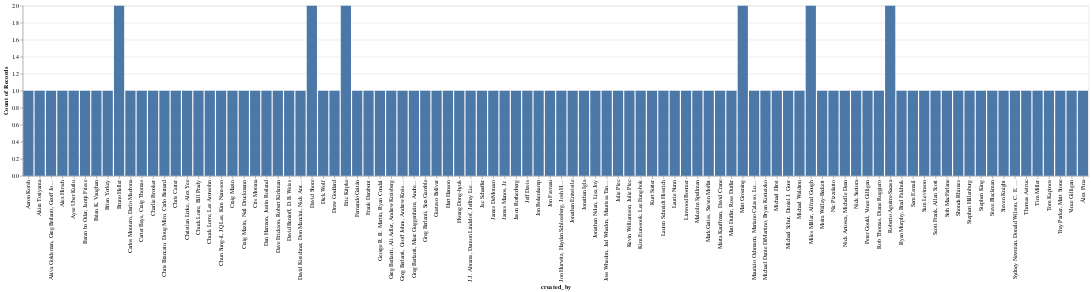

The notebook cell saved with this chart:
### Code cell
# Identify the most prolific TV show creators or production companies based on the number of shows they have created.
# print(tvseries_df["created_by"])
# print(tvseries_df.dtypes)
alt.Chart(tvseries_df.head(100)).mark_bar().encode(
    x='created_by',
    y='count()'
).interactive()
# .transform_filter(
    # datum.year == 2000
# )


# alt.Chart().mark_bar().encode(
#     y='created_by',
#     x='number_of_seasons'
# )

### Figure 1 — Vega specification as saved in the notebook (floating-point values rounded to 4 significant figures)
{"$schema": "https://vega.github.io/schema/vega/v5.json", "data": [{"name": "param_2_store"}, {"name": "source_0", "values": [{"__count": 1, "created_by": "David Benioff, D.B. Weiss"}, {"__count": 1, "created_by": "Álex Pina"}, {"__count": 1, "created_by": "Matt Duffer, Ross Duffer"}, {"__count": 1, "created_by": "Frank Darabont"}, {"__count": 1, "created_by": "Tom Kapinos"}, {"__count": 2, "created_by": "Roberto Aguirre-Sacasa"}, {"__count": 1, "created_by": "Hwang Dong-hyuk"}, {"__count": 1, "created_by": "Vince Gilligan"}, {"__count": 2, "created_by": "David Shore"}, {"__count": 1, "created_by": "Jac Schaeffer"}, {"__count": 1, "created_by": "Greg Berlanti, Geoff Johns, Andrew Kreisberg"}, {"__count": 1, "created_by": "Chuck Lorre, Bill Prady"}, {"__count": 1, "created_by": "Michael Waldron"}, {"__count": 1, "created_by": "Shonda Rhimes"}, {"__count": 1, "created_by": "Jon Favreau"}, {"__count": 2, "created_by": "Matt Groening"}, {"__count": 1, "created_by": "Sam Levinson"}, {"__count": 1, "created_by": "Steve Blackman"}, {"__count": 1, "created_by": "Steven Knight"}, {"__count": 1, "created_by": "Carlos Montero, Darío Madrona"}, {"__count": 2, "created_by": "Eric Kripke"}, {"__count": 1, "created_by": "Dan Harmon, Justin Roiland"}, {"__count": 1, "created_by": "Kevin Williamson, Julie Plec"}, {"__count": 1, "created_by": "Malcolm Spellman"}, {"__count": 1, "created_by": "Jason Rothenberg"}, {"__count": 2, "created_by": "Miles Millar, Alfred Gough"}, {"__count": 1, "created_by": "Marta Kauffman, David Crane"}, {"__count": 1, "created_by": "Laurie Nunn"}, {"__count": 1, "created_by": "Michael Hirst"}, {"__count": 1, "created_by": "Baran bo Odar, Jantje Friese"}, {"__count": 1, "created_by": "Jon Hurwitz, Hayden Schlossberg, Josh Heald"}, {"__count": 1, "created_by": "Greg Berlanti, Marc Guggenheim, Andrew Kreisberg"}, {"__count": 1, "created_by": "Craig Mazin"}, {"__count": 1, "created_by": "Ryan Murphy, Brad Falchuk"}, {"__count": 1, "created_by": "Lauren Schmidt Hissrich"}, {"__count": 1, "created_by": "Cris Morena"}, {"__count": 1, "created_by": "Jonathan Nolan, Lisa Joy"}, {"__count": 1, "created_by": "Nick Antosca, Michelle Dean"}, {"__count": 1, "created_by": "Mark Gatiss, Steven Moffat"}, {"__count": 1, "created_by": "Dave Erickson, Robert Kirkman"}, {"__count": 1, "created_by": "Aaron Korsh"}, {"__count": 1, "created_by": "Moira Walley-Beckett"}, {"__count": 1, "created_by": "Charlie Brooker"}, {"__count": 1, "created_by": "Carter Bays, Craig Thomas"}, {"__count": 1, "created_by": "Peter Gould, Vince Gilligan"}, {"__count": 1, "created_by": "Thomas Astruc"}, {"__count": 1, "created_by": "Sam Esmail"}, {"__count": 1, "created_by": "Akira Toriyama"}, {"__count": 1, "created_by": "Craig Mazin, Neil Druckmann"}, {"__count": 1, "created_by": "Drew Goddard"}, {"__count": 1, "created_by": "Greg Berlanti, Ali Adler, Andrew Kreisberg"}, {"__count": 1, "created_by": "Linwood Boomer"}, {"__count": 1, "created_by": "Seth MacFarlane"}, {"__count": 1, "created_by": "Brian Yorkey"}, {"__count": 1, "created_by": "Trey Parker, Matt Stone"}, {"__count": 1, "created_by": "Scott Frank, Allan Scott"}, {"__count": 1, "created_by": "David Kirschner, Don Mancini, Nick Antosca"}, {"__count": 1, "created_by": "Nick Santora"}, {"__count": 1, "created_by": "James Manos, Jr."}, {"__count": 1, "created_by": "J.J. Abrams, Damon Lindelof, Jeffrey Lieber"}, {"__count": 1, "created_by": "Michael Dante DiMartino, Bryan Konietzko"}, {"__count": 1, "created_by": "Jeff Davis"}, {"__count": 1, "created_by": "George R. R. Martin, Ryan Condal"}, {"__count": 1, "created_by": "Dick Wolf"}, {"__count": 2, "created_by": "Bruno Heller"}, {"__count": 1, "created_by": "Brian K. Vaughan"}, {"__count": 1, "created_by": "Christian Linke, Alex Yee"}, {"__count": 1, "created_by": "Chun Sung-il, JQ Lee, Kim Nam-soo"}, {"__count": 1, "created_by": "Joss Whedon, Jed Whedon, Maurissa Tancharoen"}, {"__count": 1, "created_by": "James DeMonaco"}, {"__count": 1, "created_by": "Fernando Gaitán"}, {"__count": 1, "created_by": "Julie Plec"}, {"__count": 1, "created_by": "Ayse Uber Kutlu"}, {"__count": 1, "created_by": "Hart Hanson"}, {"__count": 1, "created_by": "Jonathan Igla"}, {"__count": 1, "created_by": "Michael Schur, Daniel J. Goor"}, {"__count": 1, "created_by": "Chuck Lorre, Lee Aronsohn"}, {"__count": 1, "created_by": "Jon Bokenkamp"}, {"__count": 1, "created_by": "Tim Miller"}, {"__count": 1, "created_by": "Stephen King"}, {"__count": 1, "created_by": "Greg Berlanti, Sera Gamble"}, {"__count": 1, "created_by": "Nic Pizzolatto"}, {"__count": 1, "created_by": "Jonathan Entwistle"}, {"__count": 1, "created_by": "Mauricio Ochmann, Mariano Calasso, Luis Zelkowicz"}, {"__count": 1, "created_by": "Stephen Hillenburg"}, {"__count": 1, "created_by": "Chris Carter"}, {"__count": 1, "created_by": "Gustavo Bolívar"}, {"__count": 1, "created_by": "Sydney Newman, Donald Wilson, C. E. Webber"}, {"__count": 1, "created_by": "Rob Thomas, Diane Ruggiero"}, {"__count": 1, "created_by": "Kurt Sutter"}, {"__count": 1, "created_by": "Kim Eun-sook, Lee Eung-bok"}, {"__count": 1, "created_by": "Alex Hirsch"}, {"__count": 1, "created_by": "Chris Brancato, Doug Miro, Carlo Bernard"}, {"__count": 1, "created_by": "Akiva Goldsman, Greg Berlanti, Geoff Johns"}]}, {"name": "source_0_x_domain_created_by", "values": [{"created_by": "David Benioff, D.B. Weiss"}, {"created_by": "Álex Pina"}, {"created_by": "Matt Duffer, Ross Duffer"}, {"created_by": "Frank Darabont"}, {"created_by": "Tom Kapinos"}, {"created_by": "Roberto Aguirre-Sacasa"}, {"created_by": "Hwang Dong-hyuk"}, {"created_by": "Vince Gilligan"}, {"created_by": "David Shore"}, {"created_by": "Jac Schaeffer"}, {"created_by": "Greg Berlanti, Geoff Johns, Andrew Kreisberg"}, {"created_by": "Chuck Lorre, Bill Prady"}, {"created_by": "Michael Waldron"}, {"created_by": "Shonda Rhimes"}, {"created_by": "Jon Favreau"}, {"created_by": "Matt Groening"}, {"created_by": "Sam Levinson"}, {"created_by": "Steve Blackman"}, {"created_by": "Steven Knight"}, {"created_by": "Carlos Montero, Darío Madrona"}, {"created_by": "Eric Kripke"}, {"created_by": "Dan Harmon, Justin Roiland"}, {"created_by": "Kevin Williamson, Julie Plec"}, {"created_by": "Malcolm Spellman"}, {"created_by": "Jason Rothenberg"}, {"created_by": "Miles Millar, Alfred Gough"}, {"created_by": "Marta Kauffman, David Crane"}, {"created_by": "Laurie Nunn"}, {"created_by": "Michael Hirst"}, {"created_by": "Baran bo Odar, Jantje Friese"}, {"created_by": "Jon Hurwitz, Hayden Schlossberg, Josh Heald"}, {"created_by": "Greg Berlanti, Marc Guggenheim, Andrew Kreisberg"}, {"created_by": "Craig Mazin"}, {"created_by": "Ryan Murphy, Brad Falchuk"}, {"created_by": "Lauren Schmidt Hissrich"}, {"created_by": "Cris Morena"}, {"created_by": "Jonathan Nolan, Lisa Joy"}, {"created_by": "Nick Antosca, Michelle Dean"}, {"created_by": "Mark Gatiss, Steven Moffat"}, {"created_by": "Dave Erickson, Robert Kirkman"}, {"created_by": "Aaron Korsh"}, {"created_by": "Moira Walley-Beckett"}, {"created_by": "Charlie Brooker"}, {"created_by": "Carter Bays, Craig Thomas"}, {"created_by": "Peter Gould, Vince Gilligan"}, {"created_by": "Thomas Astruc"}, {"created_by": "Sam Esmail"}, {"created_by": "Akira Toriyama"}, {"created_by": "Craig Mazin, Neil Druckmann"}, {"created_by": "Drew Goddard"}, {"created_by": "Greg Berlanti, Ali Adler, Andrew Kreisberg"}, {"created_by": "Linwood Boomer"}, {"created_by": "Seth MacFarlane"}, {"created_by": "Brian Yorkey"}, {"created_by": "Trey Parker, Matt Stone"}, {"created_by": "Scott Frank, Allan Scott"}, {"created_by": "David Kirschner, Don Mancini, Nick Antosca"}, {"created_by": "Nick Santora"}, {"created_by": "James Manos, Jr."}, {"created_by": "J.J. Abrams, Damon Lindelof, Jeffrey Lieber"}, {"created_by": "Michael Dante DiMartino, Bryan Konietzko"}, {"created_by": "Jeff Davis"}, {"created_by": "George R. R. Martin, Ryan Condal"}, {"created_by": "Dick Wolf"}, {"created_by": "Bruno Heller"}, {"created_by": "Brian K. Vaughan"}, {"created_by": "Christian Linke, Alex Yee"}, {"created_by": "Chun Sung-il, JQ Lee, Kim Nam-soo"}, {"created_by": "Joss Whedon, Jed Whedon, Maurissa Tancharoen"}, {"created_by": "James DeMonaco"}, {"created_by": "Fernando Gaitán"}, {"created_by": "Julie Plec"}, {"created_by": "Ayse Uber Kutlu"}, {"created_by": "Hart Hanson"}, {"created_by": "Jonathan Igla"}, {"created_by": "Michael Schur, Daniel J. Goor"}, {"created_by": "Chuck Lorre, Lee Aronsohn"}, {"created_by": "Jon Bokenkamp"}, {"created_by": "Tim Miller"}, {"created_by": "Stephen King"}, {"created_by": "Greg Berlanti, Sera Gamble"}, {"created_by": "Nic Pizzolatto"}, {"created_by": "Jonathan Entwistle"}, {"created_by": "Mauricio Ochmann, Mariano Calasso, Luis Zelkowicz"}, {"created_by": "Stephen Hillenburg"}, {"created_by": "Chris Carter"}, {"created_by": "Gustavo Bolívar"}, {"created_by": "Sydney Newman, Donald Wilson, C. E. Webber"}, {"created_by": "Rob Thomas, Diane Ruggiero"}, {"created_by": "Kurt Sutter"}, {"created_by": "Kim Eun-sook, Lee Eung-bok"}, {"created_by": "Alex Hirsch"}, {"created_by": "Chris Brancato, Doug Miro, Carlo Bernard"}, {"created_by": "Akiva Goldsman, Greg Berlanti, Geoff Johns"}]}, {"name": "source_0_y_domain___count", "values": [{"min": 1, "max": 2}]}], "signals": [{"name": "x_step", "value": 20}, {"name": "width", "update": "bandspace(domain('x').length, 0.1, 0.05) * x_step"}, {"name": "unit", "value": {}, "on": [{"events": "pointermove", "update": "isTuple(group()) ? group() : unit"}]}, {"name": "param_2", "update": "vlSelectionResolve(\"param_2_store\", \"union\")"}, {"name": "param_2_created_by", "on": [{"events": [{"source": "view", "type": "dblclick"}], "update": "null"}, {"events": {"signal": "param_2_translate_delta"}, "update": "panLinear(param_2_translate_anchor.extent_x, -param_2_translate_delta.x / width)"}, {"events": {"signal": "param_2_zoom_delta"}, "update": "zoomLinear(domain(\"x\"), param_2_zoom_anchor.x, param_2_zoom_delta)"}]}, {"name": "param_2_tuple", "on": [{"events": [{"signal": "param_2_created_by"}], "update": "param_2_created_by ? {unit: \"\", fields: param_2_tuple_fields, values: [param_2_created_by]} : null"}]}, {"name": "param_2_tuple_fields", "value": [{"field": "created_by", "channel": "x", "type": "E"}]}, {"name": "param_2_translate_anchor", "value": {}, "on": [{"events": [{"source": "scope", "type": "pointerdown"}], "update": "{x: x(unit), y: y(unit), extent_x: domain(\"x\")}"}]}, {"name": "param_2_translate_delta", "value": {}, "on": [{"events": [{"source": "window", "between": [{"source": "scope", "type": "pointerdown"}, {"source": "window", "type": "pointerup"}], "consume": true, "type": "pointermove"}], "update": "{x: param_2_translate_anchor.x - x(unit), y: param_2_translate_anchor.y - y(unit)}"}]}, {"name": "param_2_zoom_anchor", "on": [{"events": [{"source": "scope", "consume": true, "type": "wheel"}], "update": "{x: invert(\"x\", x(unit)), y: invert(\"y\", y(unit))}"}]}, {"name": "param_2_zoom_delta", "on": [{"events": [{"source": "scope", "type": "wheel", "consume": true}], "update": "pow(1.001, event.deltaY * pow(16, event.deltaMode))", "force": true}]}, {"name": "param_2_modify", "on": [{"events": {"signal": "param_2_tuple"}, "update": "modify(\"param_2_store\", param_2_tuple, true)"}]}], "marks": [{"type": "rect", "name": "marks", "from": {"data": "source_0"}, "encode": {"update": {"x": {"field": "created_by", "scale": "x"}, "description": {"signal": "\"created_by: \" + (isValid(datum[\"created_by\"]) ? datum[\"created_by\"] : \"\"+datum[\"created_by\"]) + \"; Count of Records: \" + (format(datum[\"__count\"], \"\"))"}, "width": {"signal": "max(0.25, bandwidth('x'))"}, "y2": {"value": 0, "scale": "y"}, "fill": {"value": "#4c78a8"}, "ariaRoleDescription": {"value": "bar"}, "y": {"field": "__count", "scale": "y"}}}, "style": ["bar"], "interactive": true}], "scales": [{"name": "x", "type": "band", "domain": {"data": "source_0_x_domain_created_by", "field": "created_by", "sort": true}, "range": {"step": {"signal": "x_step"}}, "paddingOuter": 0.05, "paddingInner": 0.1}, {"name": "y", "type": "linear", "domain": [{"signal": "(data(\"source_0_y_domain___count\")[0] || {}).min"}, {"signal": "(data(\"source_0_y_domain___count\")[0] || {}).max"}], "range": [{"signal": "height"}, 0], "zero": true, "nice": true}], "axes": [{"scale": "y", "orient": "left", "aria": false, "tickCount": {"signal": "ceil(height/40)"}, "maxExtent": 0, "gridScale": "x", "grid": true, "domain": false, "minExtent": 0, "labels": false, "ticks": false, "zindex": 0}, {"scale": "x", "labelBaseline": "middle", "labelAngle": 270, "orient": "bottom", "title": "created_by", "labelAlign": "right", "zindex": 0, "grid": false}, {"scale": "y", "labelOverlap": true, "grid": false, "tickCount": {"signal": "ceil(height/40)"}, "orient": "left", "title": "Count of Records", "zindex": 0}], "padding": 5, "style": "cell", "height": 300, "background": "white"}
